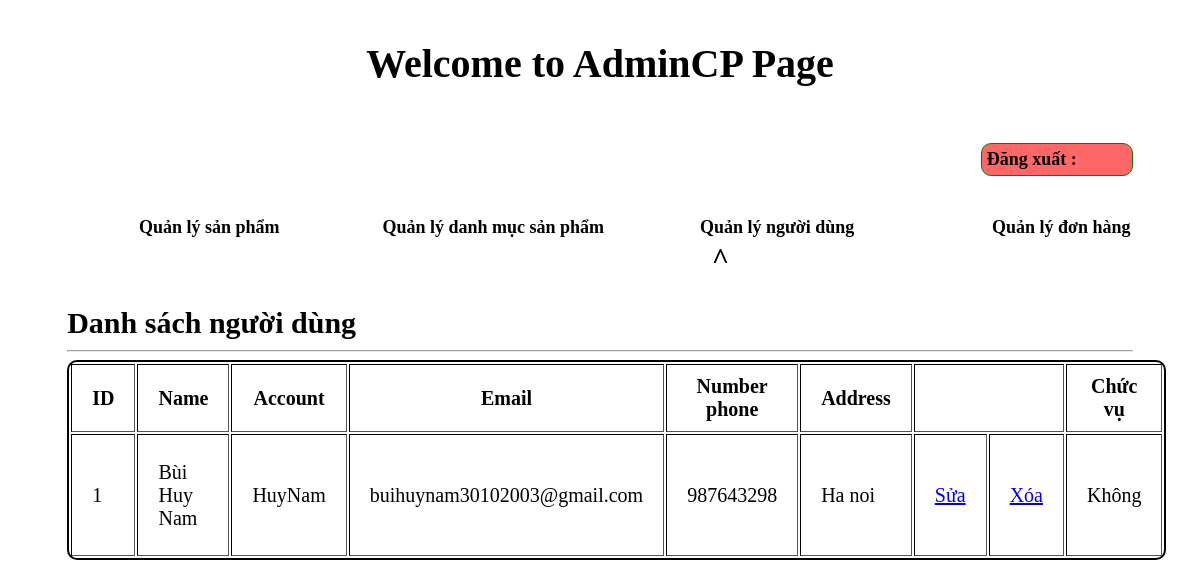
Page /admincp/index.php?action=quanlynguoidung&query=them on the committed database.
### tables this page shows
CREATE TABLE `tbl_dangky` (
  `id_khachHang` int(11) NOT NULL,
  `hoVaTen` varchar(250) NOT NULL,
  `taiKhoan` varchar(100) NOT NULL,
  `matKhau` varchar(100) NOT NULL,
  `soDienThoai` int(11) NOT NULL,
  `email` varchar(100) NOT NULL,
  `diaChi` text NOT NULL,
  `chucVu` varchar(100) NOT NULL
);

### admincp/modules/quanlynguoidung/lietke.php (the view, shortened to what this page needs)
<!DOCTYPE html>
<html lang="en">
<head>
    <link rel="stylesheet" href="css/style_qlsp_them.css">
</head>
<body>
<?php
        $sql_lietke_nguoidung="SELECT * FROM tbl_dangky ORDER BY id_khachHang DESC";
        $result_lietke_nguoidung= mysqli_query($connect,$sql_lietke_nguoidung);
    ?>
        <div style="display:flex; width:1000px;"><div style="width:300px;"></div><div style="width:300px;"></div><div style="width:250px; text-align:center;font-size:30px;"><b>^</b></div><div style="width:260px;"></div></div>
    <p style="font-size:30px;"><b>Danh sách người dùng</b></p>
<hr style="margin-top:-20px;">
    <table border="1">
        <tr>
            <th>ID</th>
            <th>Name </th>
            <th>Account</th>
            <th>Email</th>
            <th>Number phone</th>
            <th>Address</th>
            <th colspan="2"></th>
            <th>Chức vụ</th>
        </tr>
            <?php
                $i=0;
                while($row=mysqli_fetch_array($result_lietke_nguoidung)){
                $i++;
            ?>
        <tr>
            <td style="height:100px;"> <?php echo $i ?></td>
            <td> <?php echo $row ['hoVaTen']?></td>
            <td> <?php echo $row ['taiKhoan']?></td>
            <td> <?php echo $row ['email']?></td>
            <td> <?php echo $row ['soDienThoai']?></td>
            <td style="width:100px;"> <?php echo $row ['diaChi']?></td>
            <td>
                    <a href="?action=quanlynguoidung&query=sua&idnguoidung=<?php echo $row['id_khachHang'] ?>"> Sửa </a>
            </td>
            <td>
                    <a href="modules/quanlynguoidung/xuly.php?idnguoidung=<?php echo $row['id_khachHang']?>">Xóa</a>
            </td>
            <td><?php if($row['chucVu']==1){
                echo "Bán hàng";
         }else{
                echo "Không";
         }?>
         </td>
        </tr>
            <?php
                }
            ?>
    </table>
</body>
</html>

### admincp/css/style_qlsp_them.css (style rules this page uses)
table { border: 2px solid #000; border-radius: 10px; }
td, th { padding: 10px 20px 10px 20px; }
td, th { font-size: 20px; }

### rows in the picture
tbl_dangky: hoVaTen "Bùi Huy Nam", taiKhoan "HuyNam", email "buihuynam30102003@gmail.com", soDienThoai "987643298", diaChi "Ha noi", chucVu "Không"
